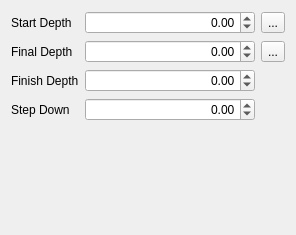
<?xml version="1.0" encoding="UTF-8"?>
<ui version="4.0">
 <class>Form</class>
 <widget class="QWidget" name="Form">
  <property name="geometry">
   <rect>
    <x>0</x>
    <y>0</y>
    <width>296</width>
    <height>235</height>
   </rect>
  </property>
  <property name="windowTitle">
   <string>Form</string>
  </property>
  <layout class="QGridLayout" name="gridLayout">
   <item row="0" column="1">
    <widget class="Gui::QuantitySpinBox" name="startDepth">
     <property name="toolTip">
      <string>&lt;html&gt;&lt;head/&gt;&lt;body&gt;&lt;p&gt;Start Depth of the operation. The highest point in Z-axis the operation needs to process.&lt;/p&gt;&lt;/body&gt;&lt;/html&gt;</string>
     </property>
     <property name="alignment">
      <set>Qt::AlignRight|Qt::AlignTrailing|Qt::AlignVCenter</set>
     </property>
     <property name="minimum">
      <double>-999999999.000000000000000</double>
     </property>
     <property name="maximum">
      <double>999999999.000000000000000</double>
     </property>
    </widget>
   </item>
   <item row="1" column="1">
    <widget class="Gui::QuantitySpinBox" name="finalDepth">
     <property name="toolTip">
      <string>&lt;html&gt;&lt;head/&gt;&lt;body&gt;&lt;p&gt;The depth of the operation which corresponds to the lowest value in Z-axis the operation needs to process.&lt;/p&gt;&lt;/body&gt;&lt;/html&gt;</string>
     </property>
     <property name="alignment">
      <set>Qt::AlignRight|Qt::AlignTrailing|Qt::AlignVCenter</set>
     </property>
     <property name="minimum">
      <double>-999999999.000000000000000</double>
     </property>
     <property name="maximum">
      <double>999999999.000000000000000</double>
     </property>
    </widget>
   </item>
   <item row="2" column="0">
    <widget class="QLabel" name="finishDepthLabel">
     <property name="text">
      <string>Finish Depth</string>
     </property>
    </widget>
   </item>
   <item row="2" column="1">
    <widget class="Gui::QuantitySpinBox" name="finishDepth">
     <property name="toolTip">
      <string>&lt;html&gt;&lt;head/&gt;&lt;body&gt;&lt;p&gt;Depth of the final cut of the operation. Can be used to produce a cleaner finish.&lt;/p&gt;&lt;/body&gt;&lt;/html&gt;</string>
     </property>
     <property name="alignment">
      <set>Qt::AlignRight|Qt::AlignTrailing|Qt::AlignVCenter</set>
     </property>
     <property name="minimum">
      <double>-999999999.000000000000000</double>
     </property>
     <property name="maximum">
      <double>999999999.000000000000000</double>
     </property>
    </widget>
   </item>
   <item row="0" column="2">
    <widget class="QToolButton" name="startDepthSet">
     <property name="text">
      <string>...</string>
     </property>
     <property name="icon">
      <iconset resource="../../../../../Gui/Icons/resource.qrc">
       <normaloff>:/icons/button_left.svg</normaloff>:/icons/button_left.svg</iconset>
     </property>
    </widget>
   </item>
   <item row="1" column="2">
    <widget class="QToolButton" name="finalDepthSet">
     <property name="text">
      <string>...</string>
     </property>
     <property name="icon">
      <iconset resource="../../../../../Gui/Icons/resource.qrc">
       <normaloff>:/icons/button_left.svg</normaloff>:/icons/button_left.svg</iconset>
     </property>
    </widget>
   </item>
   <item row="0" column="0">
    <widget class="QLabel" name="startDepthLabel">
     <property name="text">
      <string>Start Depth</string>
     </property>
    </widget>
   </item>
   <item row="5" column="0" colspan="3">
    <spacer name="verticalSpacer">
     <property name="orientation">
      <enum>Qt::Vertical</enum>
     </property>
     <property name="sizeHint" stdset="0">
      <size>
       <width>20</width>
       <height>40</height>
      </size>
     </property>
    </spacer>
   </item>
   <item row="3" column="1">
    <widget class="Gui::QuantitySpinBox" name="stepDown">
     <property name="toolTip">
      <string>&lt;html&gt;&lt;head/&gt;&lt;body&gt;&lt;p&gt;The depth in Z-axis the operation moves downwards between layers.&lt;/p&gt;&lt;p&gt;&lt;br/&gt;&lt;/p&gt;&lt;p&gt;This value depends on the tool being used, the material to be cut, available cooling and many other factors. Please consult the tool manufacturers data sheets for the proper value.&lt;/p&gt;&lt;/body&gt;&lt;/html&gt;</string>
     </property>
     <property name="alignment">
      <set>Qt::AlignRight|Qt::AlignTrailing|Qt::AlignVCenter</set>
     </property>
     <property name="minimum">
      <double>-999999999.000000000000000</double>
     </property>
     <property name="maximum">
      <double>999999999.000000000000000</double>
     </property>
    </widget>
   </item>
   <item row="3" column="0">
    <widget class="QLabel" name="stepDownLabel">
     <property name="text">
      <string>Step Down</string>
     </property>
    </widget>
   </item>
   <item row="1" column="0">
    <widget class="QLabel" name="finalDepthLabel">
     <property name="text">
      <string>Final Depth</string>
     </property>
    </widget>
   </item>
   <item row="4" column="1">
    <spacer name="horizontalSpacer">
     <property name="orientation">
      <enum>Qt::Horizontal</enum>
     </property>
     <property name="sizeHint" stdset="0">
      <size>
       <width>40</width>
       <height>20</height>
      </size>
     </property>
    </spacer>
   </item>
  </layout>
 </widget>
 <customwidgets>
  <customwidget>
   <class>Gui::QuantitySpinBox</class>
   <extends>QDoubleSpinBox</extends>
   <header>Gui/QuantitySpinBox.h</header>
  </customwidget>
 </customwidgets>
 <tabstops>
  <tabstop>startDepth</tabstop>
  <tabstop>finalDepth</tabstop>
  <tabstop>finishDepth</tabstop>
  <tabstop>stepDown</tabstop>
  <tabstop>startDepthSet</tabstop>
  <tabstop>finalDepthSet</tabstop>
 </tabstops>
 <resources>
  <include location="../../../../../Gui/Icons/resource.qrc"/>
 </resources>
 <connections/>
</ui>
